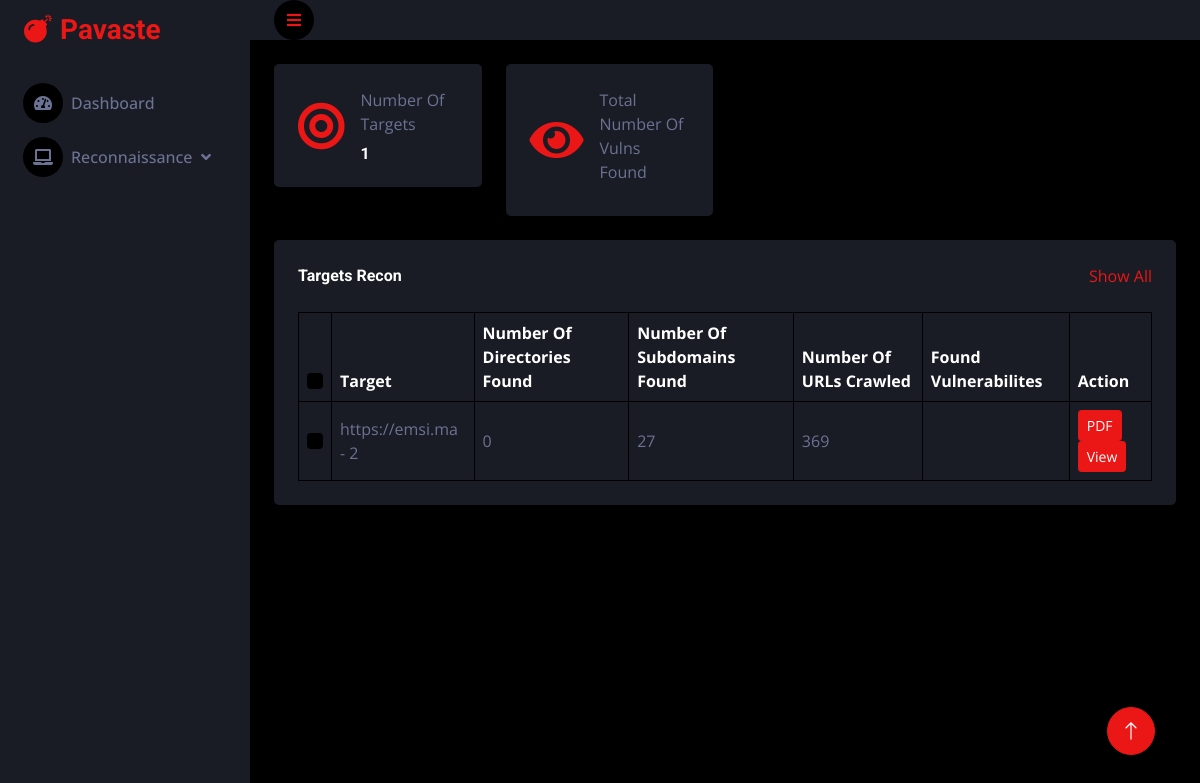
Before: /dashboard/ with the older database file.
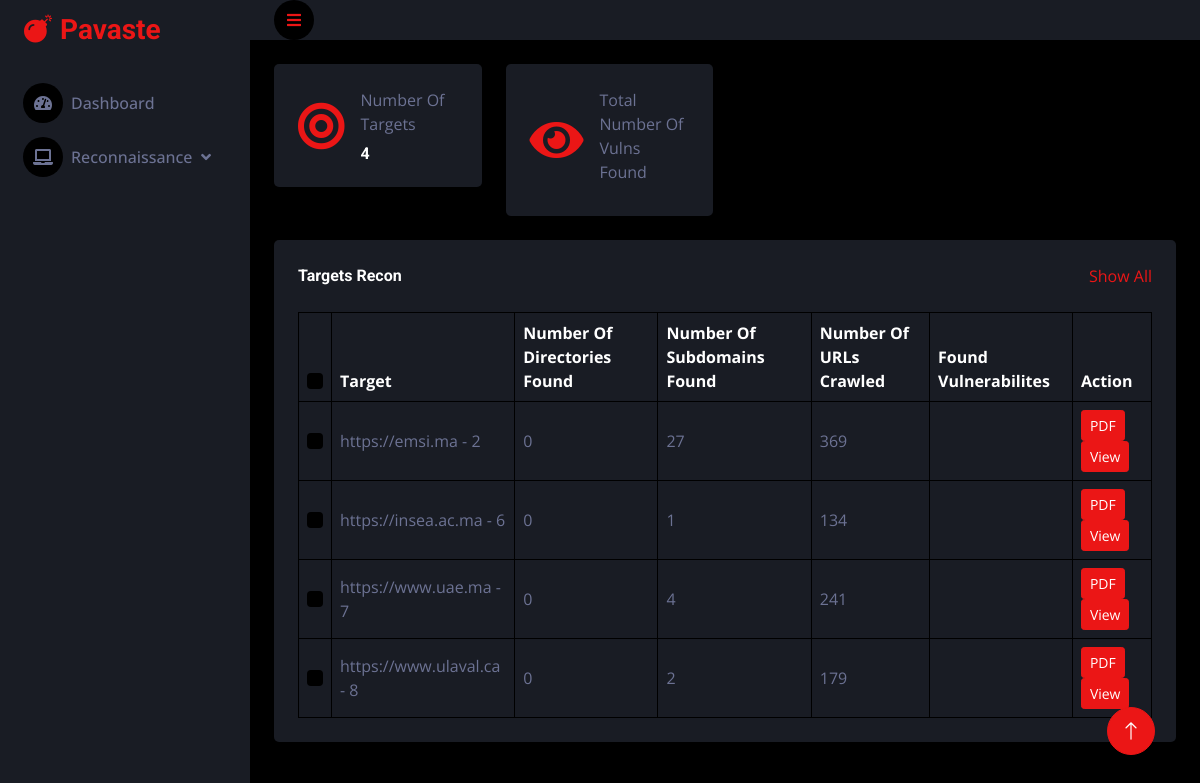
After: the same page with the newer database file.
### Main/models.py (models this page shows, shortened)
class Target(models.Model):
	url = models.CharField(max_length=50,unique=True,blank=False)

### Main/views.py (the view)
# urls.py: path('dashboard/',views.Dashboard.as_view(),name='dashboard'),
class Dashboard(View):
    def get(self,request,*args,**kwargs):
        targets = Target.objects.all()
        targets_count = targets.count()
        target_data = []
        for target in targets:
            directory_count = DirectoryListingResult.objects.filter(target=target).count()
            subdomain_count = CrtshResult.objects.filter(target=target).count()
            crawler_result = CrawlerResult.objects.filter(target=target).first()
            if crawler_result :
                url_crawled_count = (
                    len(crawler_result.robots_results) +
                    len(crawler_result.sitemap_results) +
                    len(crawler_result.css_results) +
                    len(crawler_result.js_results) +
                    len(crawler_result.internal_links) +
                    len(crawler_result.external_links) +
                    len(crawler_result.image_links) +
                    len(crawler_result.crawled_sitemap_links) +
                    len(crawler_result.crawled_js_links)
                )
            else :
                url_crawled_count = 0
            target_data.append({
                'target': target,
                'directory_count': directory_count,
                'subdomain_count': subdomain_count,
                'url_crawled_count': url_crawled_count,
            })
        context = {
            'target_data' : target_data,
            'targets_count' : targets_count,
        }
        return render(request, "Main/dashboard.html",context)

### Main/templates/Main/dashboard.html (shortened to what this page needs)
{% extends 'All/base.html' %}
{% load static%}
{% block content %}
            <div class="container-fluid pt-4 px-4">
                <div class="row g-4">
                    <div class="col-sm-6 col-xl-3">
                        <div class="bg-secondary rounded d-flex align-items-center justify-content-between p-4">
                            <i class="fa fa-bullseye fa-3x text-primary"></i>
                            <div class="ms-3">
                                <p class="mb-2">Number Of Targets</p>
                                <h6 class="mb-0">{{targets_count}}</h6>
                            </div>
                        </div>
                    </div>
                    <div class="col-sm-6 col-xl-3">
                        <div class="bg-secondary rounded d-flex align-items-center justify-content-between p-4">
                            <i class="fa fa-eye fa-3x text-primary"></i>
                            <div class="ms-3">
                                <p class="mb-2">Total Number Of Vulns Found</p>
                            </div>
                        </div>
                    </div>
                </div>
            </div>
            <div class="container-fluid pt-4 px-4">
                <div class="bg-secondary text-center rounded p-4">
                    <div class="d-flex align-items-center justify-content-between mb-4">
                        <h6 class="mb-0">Targets Recon</h6>
                        <a href="">Show All</a>
                    </div>
                    <div class="table-responsive">
                        <table class="table text-start align-middle table-bordered table-hover mb-0">
                            <thead>
                                <tr class="text-white">
                                    <th scope="col"><input class="form-check-input" type="checkbox"></th>
                                    <th scope="col">Target</th>
                                    <th scope="col">Number Of Directories Found</th>
                                    <th scope="col">Number Of Subdomains Found</th>
                                    <th scope="col">Number Of URLs Crawled</th>
                                    <th scope="col">Found Vulnerabilites</th>
                                    <th scope="col">Action</th>
                                </tr>
                            </thead>
                            <tbody>
                                {% for data in target_data %}
                                <tr>
                                    <td><input class="form-check-input" type="checkbox"></td>
                                    <td>{{ data.target.url }} - {{data.target.id}}</td>
                                    <td>{{ data.directory_count }}</td>
                                    <td>{{ data.subdomain_count }}</td>
                                    <td>{{ data.url_crawled_count }}</td>
                                    <td></td>
                                    <td><a class="btn btn-sm btn-primary" href="{% url 'generate_pdf_report' data.target.id %}">PDF</a><a class="btn btn-sm btn-primary" href="{% url 'target_details' data.target.id %}">View</a></td>
                                </tr>
                                {% endfor %}
                            </tbody>
                        </table>
                    </div>
                </div>
            </div>
    </div>
{% endblock %}

### templates/All/base.html (shortened to what this page needs)
{% load static %}
<!DOCTYPE html>
<html lang="en">
<head>
    <link href="https://cdnjs.cloudflare.com/ajax/libs/font-awesome/5.10.0/css/all.min.css" rel="stylesheet">
    <link href="https://cdn.jsdelivr.net/npm/bootstrap-icons@1.4.1/font/bootstrap-icons.css" rel="stylesheet">
    <link href="{% static 'lib/owlcarousel/assets/owl.carousel.min.css' %}" rel="stylesheet">
    <link href="{% static 'lib/tempusdominus/css/tempusdominus-bootstrap-4.min.css' %}" rel="stylesheet" />
    <link href="{% static 'css/bootstrap.min.css' %}" rel="stylesheet">
    <link href="{% static 'css/style.css' %}" rel="stylesheet">
</head>
<body>
    <div class="container-fluid position-relative d-flex p-0">
        <div class="sidebar pe-4 pb-3">
            <nav class="navbar bg-secondary navbar-dark">
                <a href="index.html" class="navbar-brand mx-4 mb-3">
                    <h3 class="text-primary"><i class="fa fa-bomb me-2"></i>Pavaste</h3>
                </a>
                <div class="navbar-nav w-100">
                    <a href="{%url 'dashboard' %}" class="nav-item nav-link"><i class="fa fa-tachometer-alt me-2"></i>Dashboard</a>
                    <div class="nav-item dropdown">
                        <a href="#" class="nav-link dropdown-toggle" data-bs-toggle="dropdown"><i class="fa fa-laptop me-2"></i>Reconnaissance</a>
                    </div>
                        </div>
                    </div>
                </div>
        <div class="content">
            <nav class="navbar navbar-expand bg-secondary navbar-dark sticky-top px-4 py-0">
                <a href="#" class="sidebar-toggler flex-shrink-0">
                    <i class="fa fa-bars"></i>
                </a>
            </nav>
            {%block content%}{%endblock%}
        <a href="#" class="btn btn-lg btn-primary btn-lg-square back-to-top"><i class="bi bi-arrow-up"></i></a>
</body>
</html>

### static/css/style.css (style rules this page uses)
:root { --primary: #EB1616; --secondary: #191C24; --light: #6C7293; --dark: #000000; }
.back-to-top { position: fixed; display: none; right: 45px; bottom: 45px; z-index: 99; }
.btn { transition: .5s; }
.btn-lg-square { width: 48px; height: 48px; }
.btn-square, .btn-sm-square, .btn-lg-square { padding: 0; display: inline-flex; align-items: center; justify-content: center; font-weight: normal; border-radius: 50px; }
.sidebar { position: fixed; top: 0; left: 0; bottom: 0; width: 250px; height: 100vh; overflow-y: auto; background: var(--secondary); transition: 0.5s; z-index: 999; }
.content { margin-left: 250px; min-height: 100vh; background: var(--dark); transition: 0.5s; }
@media (min-width: 992px) { .sidebar { margin-left: 0; } }
@media (min-width: 992px) { .content { width: calc(100% - 250px); } }
.sidebar .navbar .navbar-nav .nav-link { padding: 7px 20px; color: var(--light); font-weight: 500; border-left: 3px solid var(--secondary); border-radius: 0 30px 30px 0; outline: none; }
.sidebar .navbar .navbar-nav .nav-link i { width: 40px; height: 40px; display: inline-flex; align-items: center; justify-content: center; background: var(--dark); border-radius: 40px; }
.sidebar .navbar .dropdown-toggle::after { position: absolute; top: 15px; right: 15px; border: none; content: "\f107"; font-family: "Font Awesome 5 Free"; font-weight: 900; transition: .5s; }
.content .navbar .sidebar-toggler, .content .navbar .navbar-nav .nav-link i { width: 40px; height: 40px; display: inline-flex; align-items: center; justify-content: center; background: var(--dark); border-radius: 40px; }

Changed rows visible on the page:
added Target: target "https://insea.ac.ma", target.id "6", directory_count "0", subdomain_count "1", url_crawled_count "134"
added Target: target "https://www.uae.ma", target.id "7", directory_count "0", subdomain_count "4", url_crawled_count "241"
added Target: target "https://www.ulaval.ca", target.id "8", directory_count "0", subdomain_count "2", url_crawled_count "179"
Other visible differences:
{{ targets_count }}: "1" → "4"
